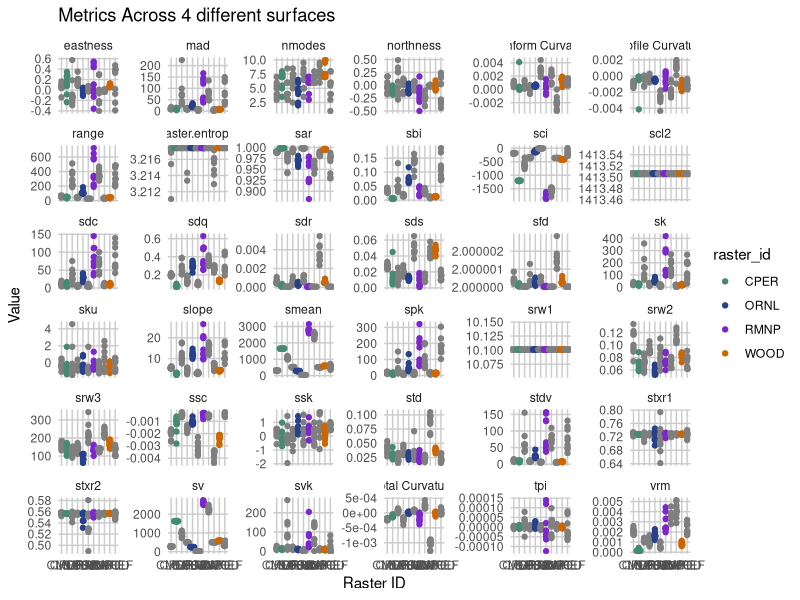
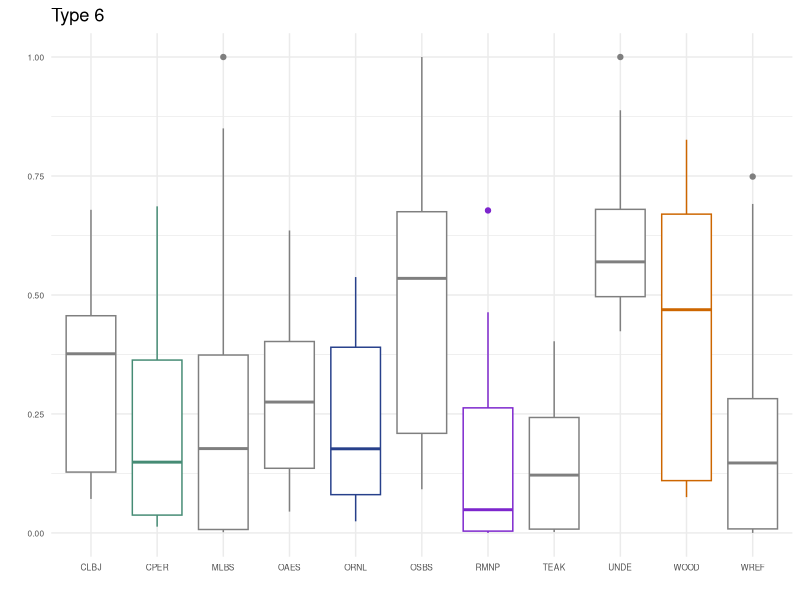
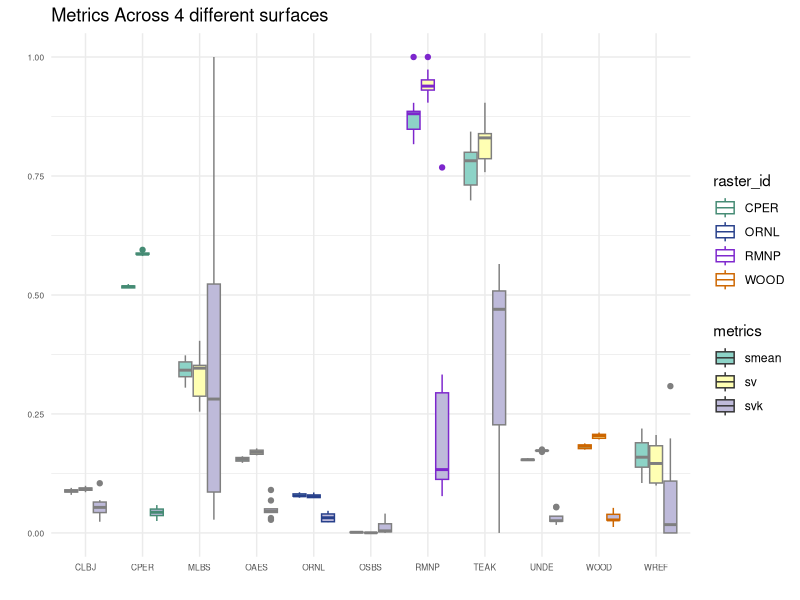
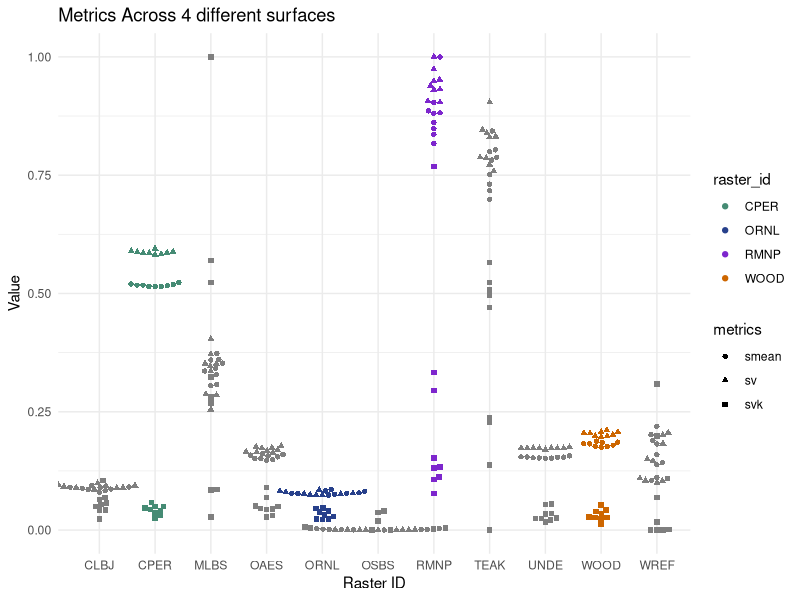
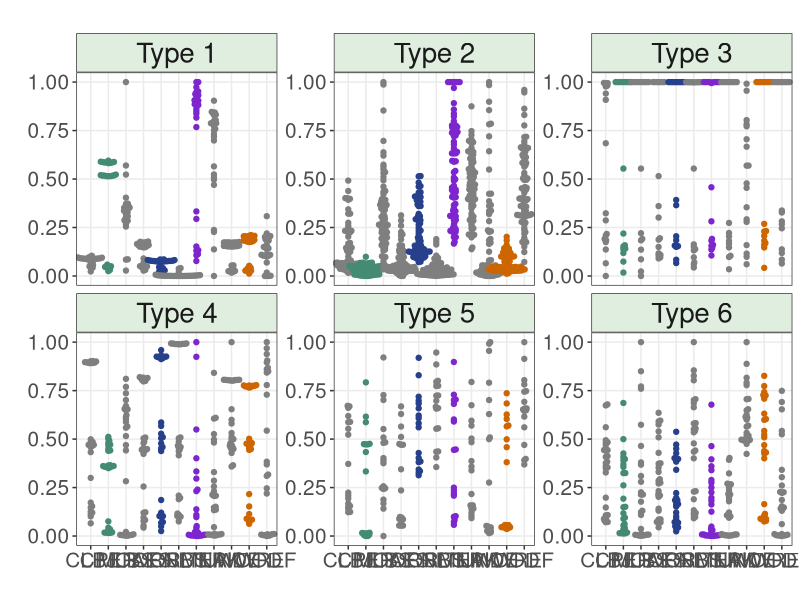
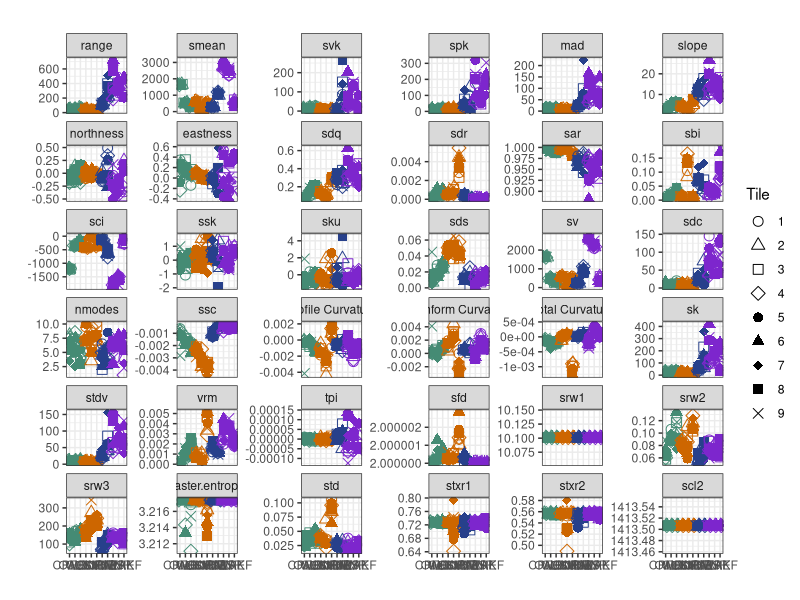
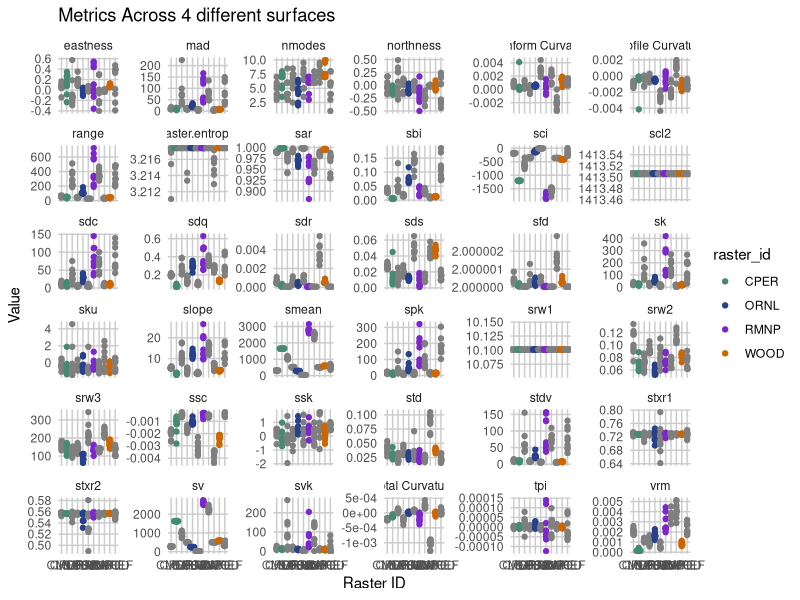
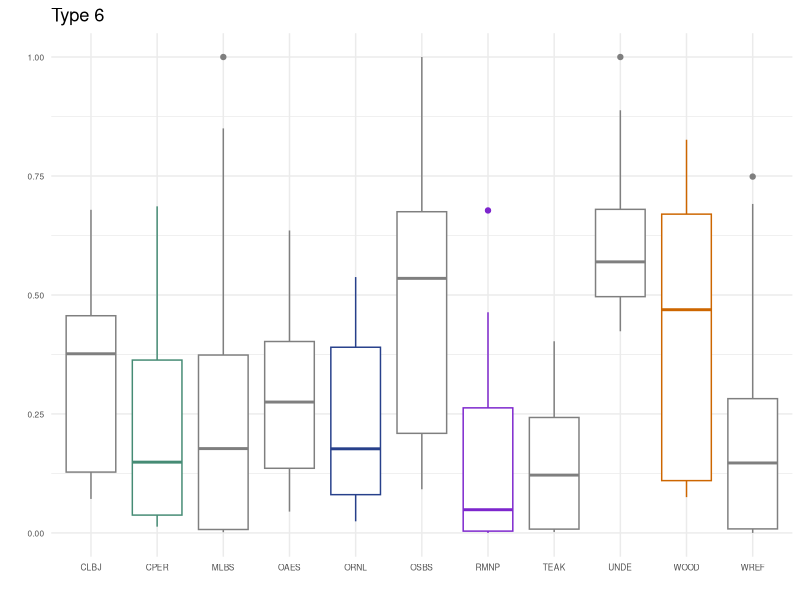

The R script that drew these images, in order: (Note: this script raises an error after producing the figures.)
######Plotting######################
library(readr)
library(dplyr)
library(ggplot2)
library(cowplot)
library(tidyr)
library(ggrepel)
library(ggbeeswarm)

Metrics <- read_csv("./results/all_metrics_wide.csv") 
View(Metrics)


remove.metrics <- c("sa_1", "sq_1", "s10z_1", "sdq6_1", "sph_1", "svi_1", "scl_1",
                    "TRI_1", "TRIriley_1", "TRIrmsd_1", "roughness_1",
                    "std_1", "TPI_1", "tri_1")

check <- !(Metrics$func %in% remove.metrics)
Metrics.sub <- filter(Metrics, check)

# do some renaming
i <- which(Metrics.sub$func == "srw_1")
Metrics.sub$func[i] <- "srw1"

i <- which(Metrics.sub$func == "srw_2")
Metrics.sub$func[i] <- "srw2"

i <- which(Metrics.sub$func == "srw_3")
Metrics.sub$func[i] <- "srw3"

i <- which(Metrics.sub$func == "curvature_profile_1")
Metrics.sub$func[i] <- "Profile Curvature"

i <- which(Metrics.sub$func == "curvature_planform_1")
Metrics.sub$func[i] <- "Planform Curvature"

i <- which(Metrics.sub$func == "curvature_total_1")
Metrics.sub$func[i] <- "Total Curvature"

i <- which(Metrics.sub$func == "stxr_1")
Metrics.sub$func[i] <- "stxr1"

i <- which(Metrics.sub$func == "stxr_2")
Metrics.sub$func[i] <- "stxr2"

i <- which(Metrics.sub$func == "scl_2")
Metrics.sub$func[i] <- "scl2"

#Pivot data to format for plotting
Metrics_Long<- Metrics.sub %>%
  mutate(func = gsub("_.*", "", func)) %>%  # remove anything after the first "_" from func column
  pivot_longer(
    cols = -func,               # except first row
    names_to = "Raster",        # new column for raster
    values_to = "value"         # new column for the metric value
  ) %>%
  rename(metrics = func) %>%       # rename func to metrics
  select(metrics, value, Raster) %>%
  mutate(raster_id = substr(Raster, 1, 4),   # add new column with locations, ID first 4 letters in raster
         resolution = sub(".*_(\\d+)m\\.tif$", "\\1", Raster),     # extract number before "m.tif" 
         Tile = sub(".*_(\\d+)_\\d+m\\.tif$", "\\1", Raster)) %>%  # second-to-last number   
  drop_na()  #remove NA values

#filter resolutions
Metrics_LongRes <- Metrics_Long %>% filter(resolution==1)

#Identify Outliers
findoutlier <- function(x) {    #Define function to identify outlier
  return(x < quantile(x, .25) - 1.5*IQR(x) | x > quantile(x, .75) + 1.5*IQR(x))
  }
Metrics_LongRes <- Metrics_LongRes %>%    #Include new columns that shows if observation is an outlier
  group_by(metrics, raster_id) %>%
  mutate(outlier = ifelse(findoutlier(value), value, NA))

#Beeswarm plot for all
ggplot(Metrics_LongRes, aes(x = raster_id, y = value, color = raster_id)) +
  geom_beeswarm() +
  facet_wrap(~ metrics, scales = "free_y") +  # one panel per metric
  scale_color_manual(values = c("CPER" = "aquamarine4", "ORNL" = "royalblue4", "RMNP"="purple3", "WOOD"="darkorange3"))+
  labs(x = "Raster ID",
       y = "Value",
       title = "Metrics Across 4 different surfaces") +
  theme_minimal() +
  theme(panel.grid.minor = element_blank(),
        panel.grid.major = element_line(color = "grey80"))

ggsave("BeeswarmAll.png", width = 70 , height = 40 , units = "cm", bg = "white")

#Plot subset for individual types
#Scale metrics so that can be plotted on the same 0-1 scale
Metrics_LongResScaled <- Metrics_LongRes %>%
  group_by(metrics) %>%
  mutate(value_scaled = (value - min(value)) / (max(value) - min(value))) %>%
  ungroup()

#Rerun individual types
#filter data per metrics
type1 <- Metrics_LongResScaled %>%
  filter(metrics %in% c("s10z", "sdq6", "smean", "sph", "sv", "svk")) %>% mutate(type = "Type 1")
type2 <- Metrics_LongResScaled %>%
  filter(metrics %in% c("mad", "range","roughness", 
                        "sdc", "sdq", "sk", "slope", "spk", "stdv",
                        "tri", "TRI", "TRIriley", "TRIrmsd", "vrm", "sa", "sq")) %>% mutate(type = "Type 2")
type3 <- Metrics_LongResScaled %>%
  filter(metrics %in% c("scl", "sku", "srw", "raster.entropy", "stxr")) %>% mutate(type = "Type 3")
type4 <- Metrics_LongResScaled %>%
  filter(metrics %in% c("sfd", "sci", "svi","tpi", "TPI")) %>% mutate(type = "Type 4")
type5 <- Metrics_LongResScaled %>%
  filter(metrics %in% c("sbi", "ssk")) %>% mutate(type = "Type 5")
type6 <- Metrics_LongResScaled %>%
  filter(metrics %in% c("northness", "sdr","curvature", "sds")) %>% mutate(type = "Type 6")
type7 <- Metrics_LongResScaled %>%
  filter(!metrics %in% c("s10z", "sdq6", "smean", "sph", "sv", "svk",
                         "AdjSD", "RIE", "roughness", "sdc", "sdq", "sk", "slope", "spk", 
                         "tri", "TRI", "TRIriley", "TRIrmsd", "vrm", "sa", "sq",
                         "scl", "sku", "srw", "raster.entropy", "stxr", 
                         "sfd", "sci", "svi","tpi", "TPI",
                         "sbi", "ssk",
                         "northness", "sdr", "curvature", "sds"))
All <- bind_rows(type1, type2, type3, type4, type5, type6)

###Plot individual types
#Boxplot
ggplot(type6, aes(x = raster_id, y = value_scaled, color = raster_id)) +
  geom_boxplot() +
  theme_minimal() +
  scale_color_manual(values = c("CPER" = "aquamarine4", "ORNL" = "royalblue4", "RMNP"="purple3", "WOOD"="darkorange3"))+
  labs(x = "", y = "", title = "Type 6") +
  theme(legend.position="none", 
        axis.text = element_text(size=6))
ggsave("Boxplot_type.png", width = 6 , height = 6 , units = "cm")

#Boxplots (with individual metrics)
ggplot(type1, aes(x = raster_id, y = value_scaled, color = raster_id, fill=metrics)) +
  geom_boxplot() +
  theme_minimal() +
  scale_fill_brewer(palette="Set3") +
  scale_color_manual(values = c("CPER" = "aquamarine4", "ORNL" = "royalblue4", "RMNP"="purple3", "WOOD"="darkorange3"))+
  labs(x = "", y = "", title = "Metrics Across 4 different surfaces") +
  theme(axis.text = element_text(size=6))

#Beeswarm
ggplot(type1, aes(x = raster_id, y = value_scaled, color = raster_id, shape = metrics)) +
  geom_beeswarm() +
  theme_minimal() +
  scale_color_manual(values = c("CPER" = "aquamarine4", "ORNL" = "royalblue4", "RMNP"="purple3", "WOOD"="darkorange3"))+
  labs(
    x = "Raster ID",
    y = "Value",
    title = "Metrics Across 4 different surfaces")

###Plot All
ggplot(All, aes(x = raster_id, y = value_scaled, color = raster_id)) +
  geom_beeswarm() +
  facet_wrap(~ type, scales = "free_y", nrow=2) +  # metrics by type
  theme_bw() +
  scale_color_manual(values = c("CPER" = "aquamarine4", "ORNL" = "royalblue4", "RMNP"="purple3", "WOOD"="darkorange3")) +
  labs(x = "", y = "", title = "") +
  theme(legend.position = "none",
        panel.grid.minor = element_blank(),
        axis.text = element_text(size = 15),
        strip.text = element_text(size = 20),
        strip.background = element_rect(fill = "honeydew2"))

ggsave("Types.png", width = 30 , height = 20 , units = "cm")



###Plot beeswarm for all variables
Metrics_LongRes_all <- Metrics_LongRes %>%
  mutate(raster_id = factor(raster_id, levels = c("CPER", "OAES", "CLBJ",
                                                  "WOOD", "OSBS","UNDE",
                                                  "ORNL", "MLBS",  "RMNP", 
                                                  "TEAK", "WREF")),
         metrics = factor(metrics,
                          levels = c("range", "smean", "svk", "spk", "mad",
                                     "slope", "northness", "eastness", "sdq",
                                     "sdr", "sar",
                                     "sbi", "sci", "ssk", "sku", "sds", "sv",
                                     "sdc", "nmodes",
                                     "ssc", "Profile Curvature", "Planform Curvature",
                                     "Total Curvature",
                                     "sk", "stdv", "vrm", "tpi",
                                     "sfd", "srw1", "srw2", "srw3", "raster.entropy", 
                                     "std", "stxr1", "stxr2", "scl2")
         ))

ggplot(Metrics_LongRes_all, aes(x = raster_id, y = value, color = raster_id, shape = Tile)) +
  geom_beeswarm(size=3) +
  facet_wrap(~ metrics, scales = "free_y", nrow=6) +  # metrics by type
  theme_bw() +
  scale_color_manual(values = c("CPER" = "aquamarine4", "OAES" = "aquamarine4", "CLBJ" = "aquamarine4", 
                                "ORNL" = "royalblue4", "MLBS" = "royalblue4", 
                                "RMNP"="purple3", "TEAK"="purple3", "WREF"="purple3", 
                                "WOOD"="darkorange3", "OSBS"="darkorange3", "UNDE"="darkorange3"), guide="none") +
  scale_shape_manual(name = "Tile",
                     values = c("1" = 1, "2" = 2, "3" = 0, "4" = 5, "5" = 16, "6" = 17, "7" = 18, "8" = 15, "9" = 4))+
  labs(x = "", y = "", title = "")


+
  theme(legend.position = "right",
        legend.text = element_text(size=25),
        legend.title = element_text(size=30),
        panel.grid.minor = element_blank(),
        axis.text = element_text(size = 25),
        strip.text = element_text(size = 30),
        strip.background = element_rect(fill = "honeydew2"))




###Plot beeswarm for top 12 variables from PCA
Metrics_LongRes_top <- Metrics_LongRes %>%
  filter(metrics %in% c("range", "curvature.total", "sbi", "stxr", "curvature.profile", "svk",
                        "sku", "eastness", "northness", "nmodes", "raster.entropy", "srw")) %>%
  mutate(raster_id = factor(raster_id, levels = c("CPER", "OAES", "CLBJ",
                                                  "WOOD", "OSBS","UNDE",
                                                  "ORNL", "MLBS",  
                                                  "RMNP", "TEAK", "WREF")),
         metrics = factor(metrics,
                          levels = c("range", "curvature.total", "sbi", "stxr", "curvature.profile", "svk",
                                     "sku", "eastness", "northness", "nmodes", "raster.entropy", "srw"),
                          labels = c("Range", "Total curvature", "Surface bearing index", "Texture aspect ratio", 
                                     "Profile curvature", "Reduced valley depth", "Surface kurtosis",
                                     "Aspect (easting)", "Aspect (northing)",
                                     "No. of modes", "Raster entropy", "Dominant radial wavelength")))
ggplot(Metrics_LongRes_top, aes(x = raster_id, y = value, color = raster_id, shape = Tile)) +
  geom_beeswarm(size=3) +
  facet_wrap(~ metrics, scales = "free_y", nrow=3) +  # metrics by type
  theme_bw() +
  scale_color_manual(values = c("CPER" = "aquamarine4", "OAES" = "aquamarine4", "CLBJ" = "aquamarine4", 
                                "ORNL" = "royalblue4", "MLBS" = "royalblue4", 
                                "RMNP"="purple3", "TEAK"="purple3", "WREF"="purple3", 
                                "WOOD"="darkorange3", "OSBS"="darkorange3", "UNDE"="darkorange3"), guide="none") +
  scale_shape_manual(name = "Tile",
                     values = c("1" = 1, "2" = 2, "3" = 0, "4" = 5, "5" = 16, "6" = 17, "7" = 18, "8" = 15, "9" = 4))+
  labs(x = "", y = "", title = "") +
  theme(legend.position = "right",
        legend.text = element_text(size=25),
        legend.title = element_text(size=30),
        panel.grid.minor = element_blank(),
        axis.text = element_text(size = 25),
        strip.text = element_text(size = 30),
        strip.background = element_rect(fill = "honeydew2"))
ggsave("Top12.png", width = 50 , height = 30 , units = "cm")

###Data Exploration###
Metrics_LongRes_test <- Metrics_LongRes %>% filter(metrics %in% c("range")) %>% filter(raster_id != "RMNP")
ggplot(Metrics_LongRes_test, aes(x = raster_id, y = value, color = raster_id)) + geom_beeswarm(size=3)























################### Resolutions ####################
#Grouped and calculate mean for 9 tiles
Metrics_Long_met <- Metrics_Long %>% group_by(metrics, raster_id, resolution) %>% 
  summarise(mean = mean(value, na.rm = TRUE)) %>%
  mutate(resolution = as.numeric(resolution))
Metrics_Long_sa <- Metrics_Long_met %>% filter(metrics=="range")

#Mean change over resolutions
ggplot(Metrics_Long_sa, aes(x = resolution, y = mean, color = raster_id, group=raster_id)) +
  geom_point() +
  geom_line() +
  theme_bw() +
  scale_x_continuous(breaks = sort(unique(Metrics_Long_sa$resolution)))+
  scale_color_manual(values = c("CPER" = "aquamarine4", "OAES" = "aquamarine4", "CLBJ" = "aquamarine4", 
                                "ORNL" = "royalblue4", "MLBS" = "royalblue4", 
                                "RMNP"="purple3", "TEAK"="purple3", "WREF"="purple3", 
                                "WOOD"="darkorange3", "OSBS"="darkorange3", "UNDE"="darkorange3"))

ggplot(Metrics_Long_met, aes(x = resolution, y = mean, color = raster_id, group=raster_id)) +
  geom_point() +
  geom_line() +
  facet_wrap(~ metrics, scales = "free_y") +
  scale_x_continuous(breaks = sort(unique(Metrics_Long_sa$resolution)))+
  theme_bw() +
  scale_color_manual(values = c("CPER" = "aquamarine4", "OAES" = "aquamarine4", "CLBJ" = "aquamarine4", 
                                "ORNL" = "royalblue4", "MLBS" = "royalblue4", 
                                "RMNP"="purple3", "TEAK"="purple3", "WREF"="purple3", 
                                "WOOD"="darkorange3", "OSBS"="darkorange3", "UNDE"="darkorange3"))+
  labs(x = "", y = "", title = "Mean change over resolutions") +
  theme(title = element_text(size=60),
        legend.text = element_text(size=35),
        legend.title = element_text(size=40),
        axis.text = element_text(size = 35),
        strip.text = element_text(size = 40))
ggsave("MeanChangeResolutions.png", width = 70 , height = 40 , units = "cm", bg = "white")

#Percent change relative to 1 m resolution
Metrics_Long_Percent <- Metrics_Long %>%
  group_by(metrics, raster_id, resolution) %>%
  summarise(mean = mean(value, na.rm = TRUE), .groups = "drop") %>%
  mutate(resolution = as.numeric(resolution)) %>%
  group_by(metrics, raster_id) %>%
  mutate(
    mean_1m = mean[resolution == 1],
    pct_change = ((mean - mean_1m) / mean_1m) * 100
  ) %>%
  ungroup()

ggplot(Metrics_Long_Percent, aes(x = resolution, y = pct_change, color = raster_id, group=raster_id)) +
  geom_point() +
  geom_line() +
  facet_wrap(~ metrics, scales = "free_y") +
  scale_x_continuous(breaks = sort(unique(Metrics_Long_sa$resolution)))+
  theme_bw() +
  scale_color_manual(values = c("CPER" = "aquamarine4", "OAES" = "aquamarine4", "CLBJ" = "aquamarine4", 
                                "ORNL" = "royalblue4", "MLBS" = "royalblue4", 
                                "RMNP"="purple3", "TEAK"="purple3", "WREF"="purple3", 
                                "WOOD"="darkorange3", "OSBS"="darkorange3", "UNDE"="darkorange3"))+
  labs(x = "", y = "", title = "% mean change relative to 1m resolution") +
  theme(title = element_text(size=60),
        legend.text = element_text(size=35),
        legend.title = element_text(size=40),
        axis.text = element_text(size = 35),
        strip.text = element_text(size = 40))

ggsave("MeanChangeResolutions_Percent.png", width = 70 , height = 40 , units = "cm", bg = "white")
